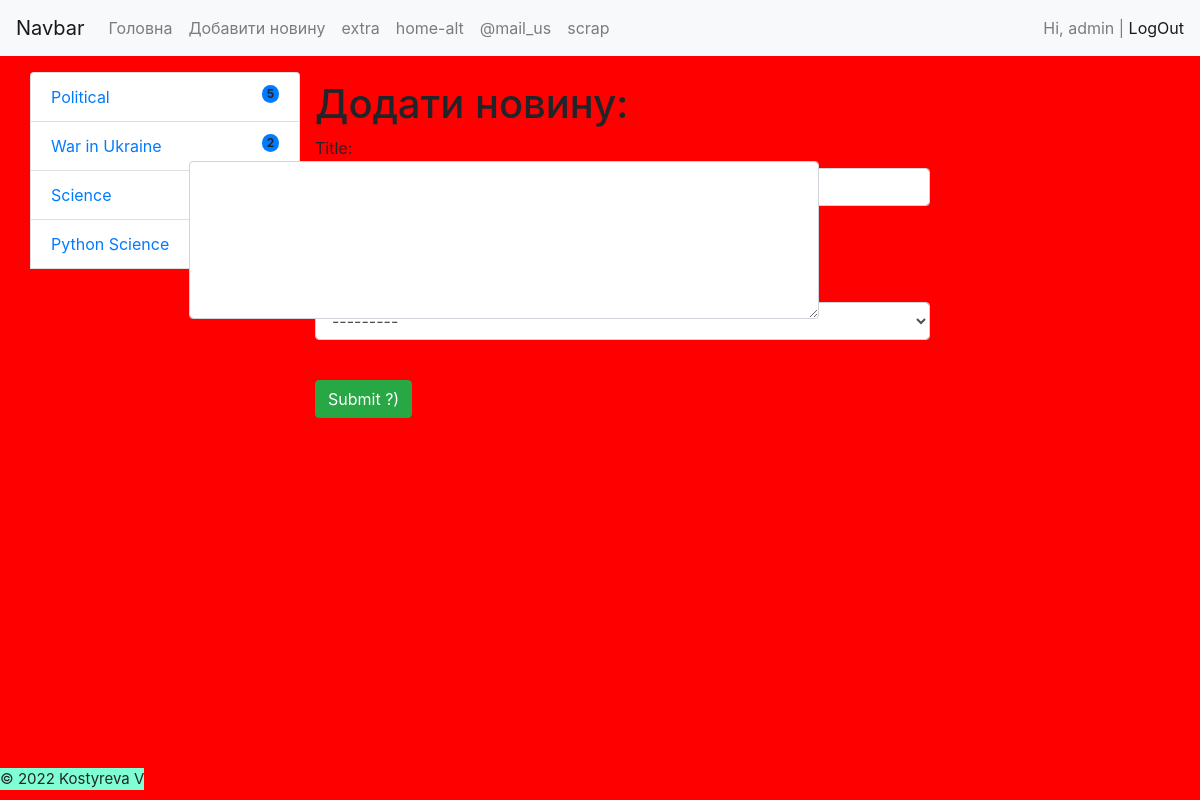
The page /article/add-news (signed in) on the database as committed earlier.
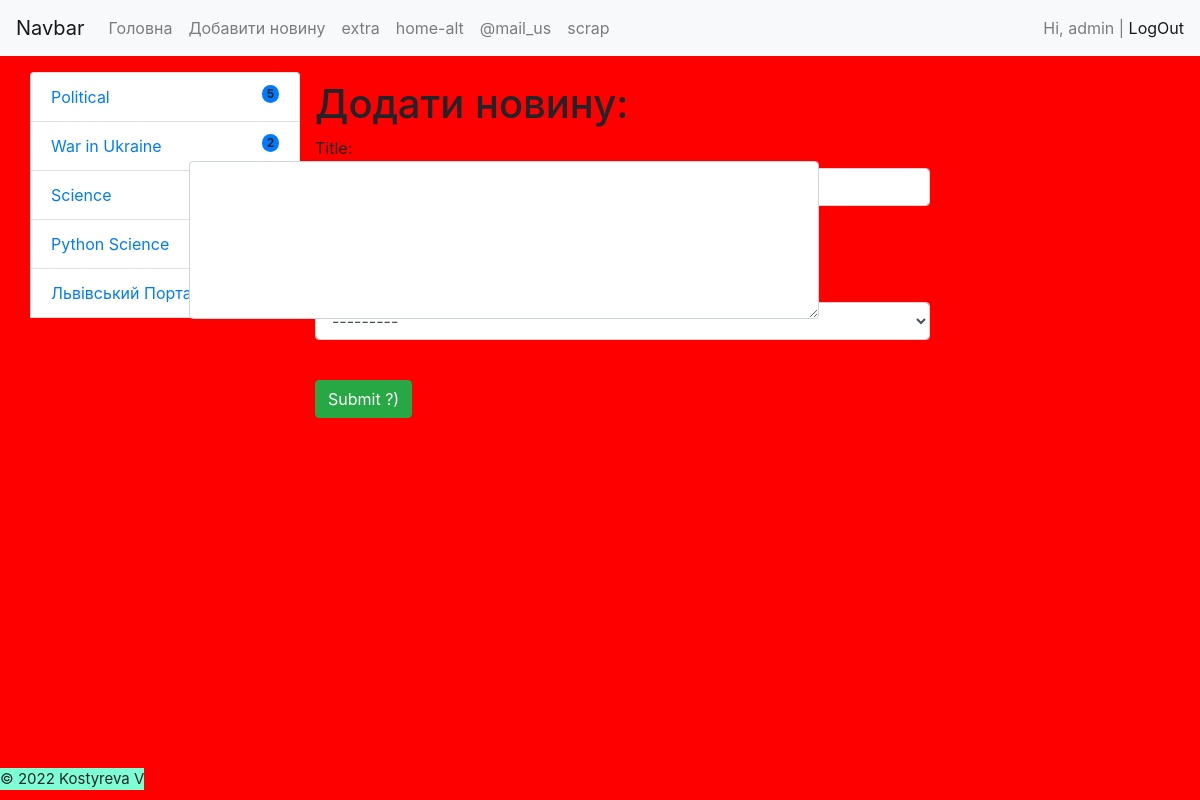
The same page on the database as committed later.
### blog/models.py (models this page shows, shortened)
class Category(models.Model):
    title = models.CharField(max_length=150, db_index=True, verbose_name='Категорія')
    def __str__(self):
        return self.title
    class Meta:         # for admin.menu
        verbose_name= 'Категорія'
        verbose_name_plural = 'Категорії'

### blog/views.py (the view)
# urls.py: path('article/add-news', CreateNews.as_view(), name= 'add_news'),
class CreateNews(LoginRequiredMixin, CreateView):
    form_class = NewsForm
    template_name = 'blog/add_news.html'
    login_url = '/admin/'  # redirect if not authorized

### blog/forms.py
class NewsForm(forms.ModelForm):
    class Meta:
        model = News
        fields = 'title', 'content', 'category' #'__all__'рекомендується прописати всі =[ 'title', 'content', 'category']
        widgets = {
            'title': forms.TextInput(attrs={'class': 'form-control'}),
            'content': forms.Textarea(attrs={'class': 'form-control', 'rows':6}),
            'category': forms.Select(attrs={'class': 'form-control'})
        }

### blog/templatetags/news_tags.py (called while the page is built)
@register.simple_tag(name='get_list_categories')
def get_categories():
    categories = Category.objects.annotate(cnt= Count('news', filter=F('news__is_published'))).filter(cnt__gt=0)
    return categories

### blog/Templates/blog/add_news.html (shortened to what this page needs)
{% extends 'base.html' %}
{% block title %}Add one new article{% endblock %}
    {% block sidebar %}
        {% include 'blog/list_categories.html' %}
    {% endblock %}
{% block card_news_container %}
    <div class="list-group col-md-9">
        <form action="{% url 'add_news' %}" method="post" enctype="multipart/form-data">
            <H1>Додати новину:</H1>
            {{ form.as_p }}
            <br/>
            <button type="submit" class="btn btn-success">Submit ?)</button>
        </form>
    </div>
{% endblock %}

### blog/Templates/blog/list_categories.html
{% load news_tags %}
{% get_list_categories as categories %}
{% for categ in categories %}
    <li class="list-group-item d-flex justify-content-between align-items-start">
        <div class="ms-2 me-auto">
            <div class="fw-bold">  <a href="{% url 'category' categ.pk %}">{{ categ.title }}</a></div>
        </div>
        <span class="badge bg-primary rounded-pill"> {{ categ.cnt }} </span>
    </li>
{% endfor %}
<br>

Rows that differ between the two databases and show on the page:
added Category: title "Львівський Портал"
